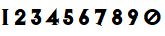
#> input picture tests/test_data/exocet_heavy_digits_reference.PNG, 165 x 36 px
$ python -i devil_vision.py   (imports and definitions only)
#> lines starting #> are read from the running program, lines starting #| are printed output that depends on the picture; after the words box and inside, x2 and y2 are one past the last pixel; in counts of white or black regions, pixels touching at a corner belong together
import cv2
from mss import mss
import numpy
import time
import numpy
from imutils import contours
import imutils
import screenshot_cropper


class Descriptor:
    """
    FIXME a class might be too heavywieght for this data structure.
    Consider a named tuple: https://docs.python.org/3.7/library/collections.html#collections.namedtuple
    """

    def __init__(self, name: str, xstart: float, xsize: float, ystart: float, post_processor=0):
#> further down, picture is the input picture: shape (36, 165, 3); mean B, G, R 210.8, 210.7, 210.7
        self.name = name
        self.xstart = xstart
        self.xsize = xsize
        self.ystart = ystart
        self.post_processor = post_processor


def bw_and_normalize(image):
    grayed = cv2.cvtColor(image, cv2.COLOR_BGR2GRAY)
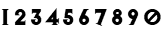
#> grayed: shape (36, 165); min 0, max 255, mean 210.7
    normalized = cv2.normalize(grayed, grayed, 0, 255, cv2.NORM_MINMAX)
    return threshold_chracter_text(normalized)


Descriptors = Descriptor("xp", 470/1400, 190/1400, 125/1050), \
    Descriptor("nextlvl_xp", 470/1400, 190/1400, 185/1050), \
    Descriptor("gold", 470/1400, 190/1400, 295/1050), \
    Descriptor("hp", 142/640, 35/640, 293/480, bw_and_normalize), \
    Descriptor("hp_max", 205/1400, 70/1400, 293/480), \
    Descriptor("mana", 142/640, 35/640, 700/1050, bw_and_normalize), \
    Descriptor("mana_max", 205/1400, 70/1400, 700/1050)


# [52 lines left out: functions get_property_by_name, get_property, post_process_property_screenshot, initialize_window_size, take_screenshot, not called in this run]


def save_image(folder_path, filename, image):
    cv2.imwrite(
        r'{}\{}'.format(folder_path, filename), image)


def invert_image(image):
    return ~image


def threshold_chracter_text(image):
    # Removing background noise, defaulting it to black
    # Everything below minvalue goes to black, maxvalue is ignored
    ret, thresh1 = cv2.threshold(image, 150, 400, cv2.THRESH_TOZERO)
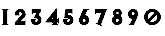
#> thresh1: shape (36, 165); min 0, max 255, mean 207
    # binarise the remaining
    ret, thresh2 = cv2.threshold(thresh1, 100, 255, cv2.THRESH_BINARY)
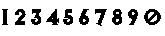
#> thresh2: shape (36, 165); 82.1% white; 10 black regions, largest, box (x1, y1, x2, y2) and area: (144, 9, 161, 25) 160, (112, 9, 122, 25) 115, (15, 9, 26, 25) 110

    return thresh2


# [121 lines left out: functions get_number_from_ocr_location, get_health_in_belt, analyze_number_from_image, opencv_fun, not called in this run]

>>> import cv2
>>> picture = cv2.imread('../tests/test_data/exocet_heavy_digits_reference.PNG')
>>> result = bw_and_normalize(picture)
